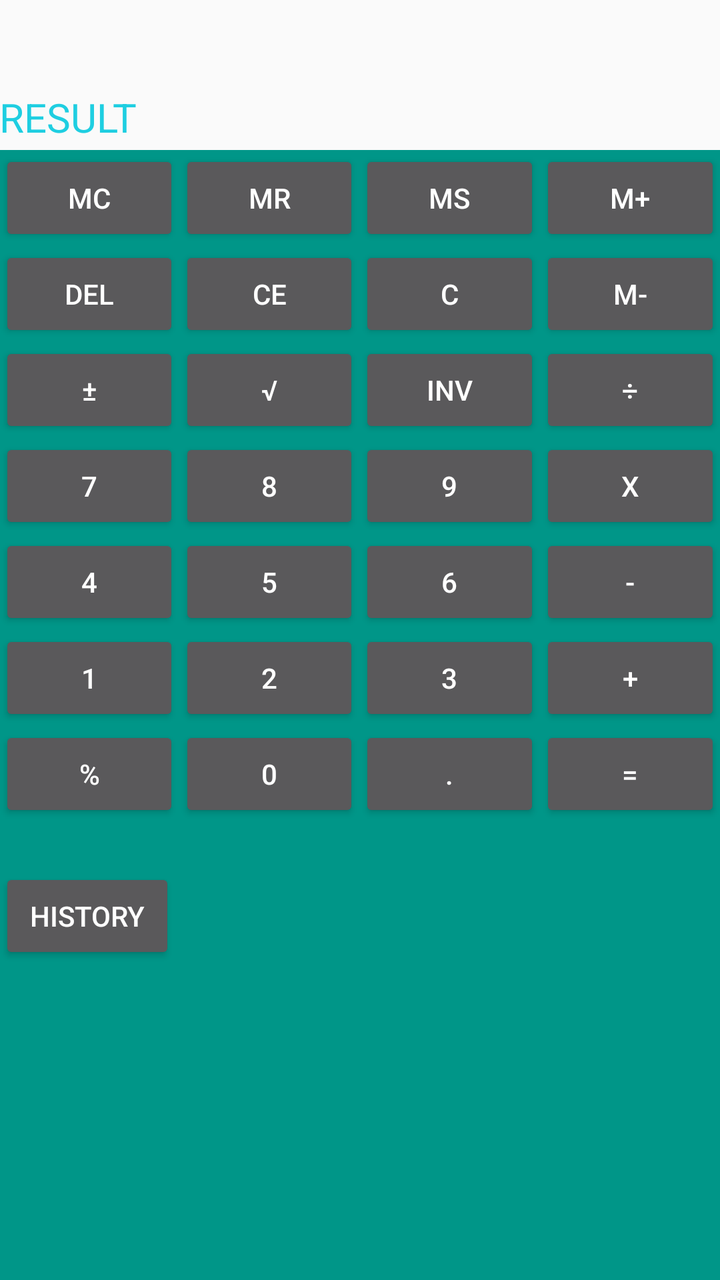
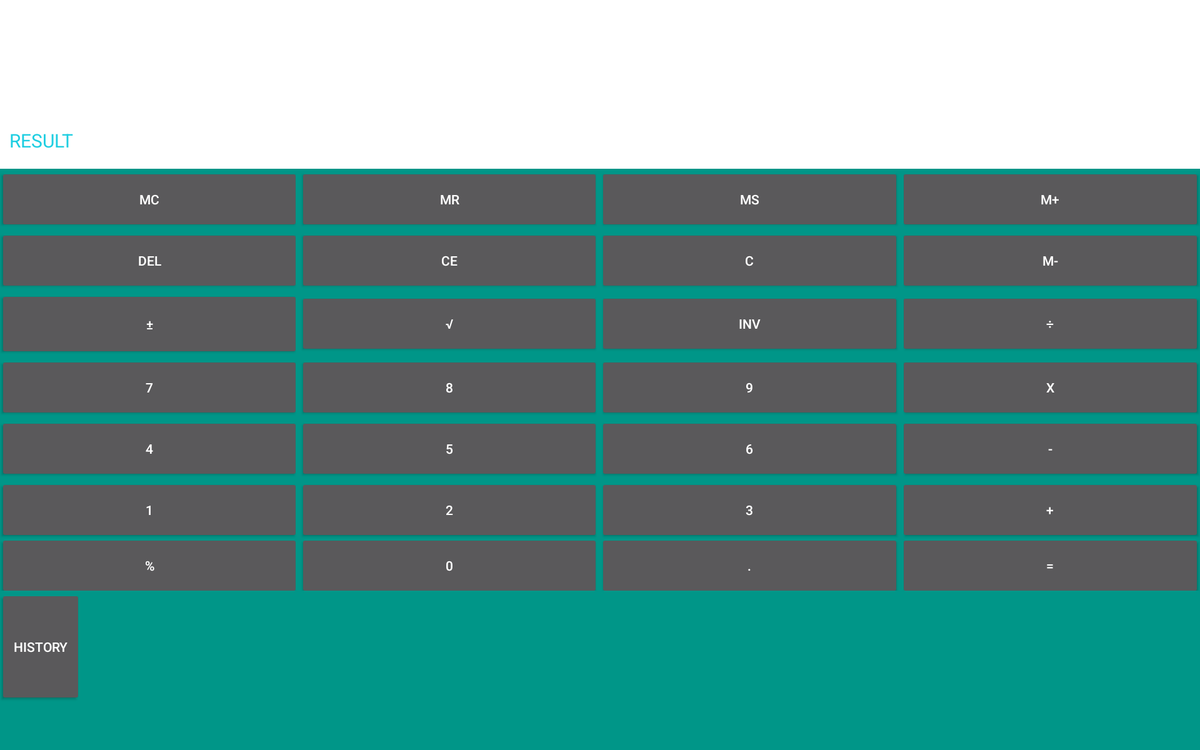

First picture: res/layout/ on a phone held upright. Second picture: the repository's own variant of that layout, on a device whose configuration matches the variant's folder. Source for both follows.
<!-- AndroidManifest.xml: activity theme AppTheme -->
<!-- res/layout/activity_main.xml -->
<RelativeLayout xmlns:android="http://schemas.android.com/apk/res/android"
    xmlns:tools="http://schemas.android.com/tools"
    android:layout_width="match_parent"
    android:layout_height="fill_parent"
    android:paddingLeft="@dimen/activity_horizontal_margin"
    android:paddingRight="@dimen/activity_horizontal_margin"
    android:paddingTop="@dimen/activity_vertical_margin"
    android:paddingBottom="@dimen/activity_vertical_margin"
    tools:context=".MainActivity"

    android:background="#fafafa">

    <TextView
        android:id="@+id/txtMemory"
        android:layout_width="fill_parent"
        android:layout_height="20dp"
        android:textSize="15sp"
        android:textColor="#4CAF50"
        android:gravity="left"
        android:layout_alignParentTop="true"
        android:layout_alignParentLeft="true"
        android:layout_alignParentStart="true" />

    <TextView
        android:layout_width="match_parent"
        android:layout_height="25dp"
        android:inputType="textMultiLine"
        android:ems="10"
        android:id="@+id/txtStack"
        android:editable="false"
        android:gravity="bottom|right"
        android:layout_below="@+id/txtMemory"
        android:layout_alignParentLeft="true"
        android:textSize="20sp"

        android:textColor="#1ecee1"
        android:nestedScrollingEnabled="true"
        android:scrollIndicators="left|right"
        android:maxLength="999" />

    <TextView
        android:layout_width="match_parent"
        android:layout_height="30dp"
        android:id="@+id/txtInput"
        android:gravity="bottom|right"
        android:inputType="none"
        android:layout_toRightOf="@+id/editText"
        android:layout_toEndOf="@+id/editText"
        android:layout_below="@+id/txtStack"
        android:textSize="20sp"
        android:textColor="#1ecee1"
        android:singleLine="true"
        android:maxLength="20" />

    <RelativeLayout
        android:layout_width="match_parent"
        android:layout_height="match_parent"
        android:layout_below="@+id/txtInput"
        android:background="#009688">

    </RelativeLayout>

    <TableLayout
        android:layout_width="fill_parent"
        android:layout_height="wrap_content"
        android:gravity="center"
        android:background="#009688"
        android:id="@+id/tableLayout2"
        android:layout_below="@+id/txtInput"
        android:layout_alignParentLeft="true"
        android:layout_alignParentStart="true">

        <TableRow
            android:layout_width="match_parent"
            android:layout_height="match_parent"
            android:gravity="center">

            <Button
                android:layout_width="match_parent"
                android:layout_height="wrap_content"
                android:text="@string/buttonMC_text"
                android:id="@+id/buttonMC"
                android:layout_column="1"
                android:textAlignment="center"
                android:layout_weight="1" />

            <Button
                android:layout_width="match_parent"
                android:layout_height="wrap_content"
                android:text="@string/buttonMR_text"
                android:id="@+id/buttonMR"
                android:layout_column="2"
                android:textAlignment="center"
                android:layout_weight="1" />

            <Button
                android:layout_width="match_parent"
                android:layout_height="wrap_content"
                android:text="@string/buttonMS_text"
                android:id="@+id/buttonMS"
                android:layout_column="4"
                android:textAlignment="center"
                android:layout_weight="1" />

            <Button
                android:layout_width="match_parent"
                android:layout_height="wrap_content"
                android:text="@string/buttonMPlus_text"
                android:id="@+id/buttonMPLUS"
                android:layout_column="6"
                android:textAlignment="center"
                android:layout_weight="1" />
        </TableRow>

        <TableRow
            android:layout_width="match_parent"
            android:layout_height="match_parent"
            android:gravity="center">

            <Button
                android:layout_width="match_parent"
                android:layout_height="wrap_content"
                android:text="@string/buttonDEL_text"
                android:id="@+id/buttonDel"
                android:layout_column="1"
                android:textAlignment="center"
                android:layout_weight="1" />

            <Button
                android:layout_width="match_parent"
                android:layout_height="wrap_content"
                android:text="@string/buttonCE_text"
                android:id="@+id/buttonCE"
                android:layout_column="2"
                android:textAlignment="center"
                android:layout_weight="1" />

            <Button
                android:layout_width="match_parent"
                android:layout_height="wrap_content"
                android:text="@string/buttonC_text"
                android:id="@+id/buttonC"
                android:layout_column="4"
                android:textAlignment="center"
                android:layout_weight="1" />

            <Button
                android:layout_width="match_parent"
                android:layout_height="wrap_content"
                android:text="@string/buttonMMinus_text"
                android:id="@+id/buttonMMinus"
                android:layout_column="6"
                android:textAlignment="center"
                android:layout_weight="1" />
        </TableRow>

        <TableRow
            android:layout_width="match_parent"
            android:layout_height="match_parent"
            android:gravity="center">

            <Button
                android:layout_width="match_parent"
                android:layout_height="wrap_content"
                android:text="@string/buttonPosNeg_text"
                android:id="@+id/buttonPosNeg"
                android:layout_column="1"
                android:textAlignment="center"
                android:layout_weight="1"
                android:clickable="false" />

            <Button
                android:layout_width="match_parent"
                android:layout_height="wrap_content"
                android:text="@string/buttonRoot_text"
                android:id="@+id/buttonRoot"
                android:layout_column="2"
                android:textAlignment="center"
                android:layout_weight="1" />

            <Button
                android:layout_width="match_parent"
                android:layout_height="wrap_content"
                android:text="@string/buttonInverse_text"
                android:id="@+id/buttonInv"
                android:layout_column="4"
                android:textAlignment="center"
                android:layout_weight="1" />

            <Button
                android:layout_width="match_parent"
                android:layout_height="wrap_content"
                android:text="@string/buttonDivi_text"
                android:id="@+id/buttonDivi"
                android:layout_column="6"
                android:textAlignment="center"
                android:layout_weight="1" />
        </TableRow>

        <TableRow
            android:layout_width="match_parent"
            android:layout_height="match_parent"
            android:gravity="center">

            <Button
                android:layout_width="match_parent"
                android:layout_height="wrap_content"
                android:text="@string/button7_text"
                android:id="@+id/button7"
                android:layout_column="1"
                android:textAlignment="center"
                android:layout_weight="1" />

            <Button
                android:layout_width="match_parent"
                android:layout_height="wrap_content"
                android:text="@string/button8_text"
                android:id="@+id/button8"
                android:layout_column="2"
                android:textAlignment="center"
                android:layout_weight="1" />

            <Button
                android:layout_width="match_parent"
                android:layout_height="wrap_content"
                android:text="@string/button9_text"
                android:id="@+id/button9"
                android:layout_column="4"
                android:textAlignment="center"
                android:layout_weight="1" />

            <Button
                android:layout_width="match_parent"
                android:layout_height="wrap_content"
                android:text="@string/buttonMulti_text"
                android:id="@+id/buttonMulti"
                android:layout_column="6"
                android:textAlignment="center"
                android:layout_weight="1" />
        </TableRow>

        <TableRow
            android:layout_width="match_parent"
            android:layout_height="match_parent"
            android:layout_gravity="center"
            android:gravity="center">

            <Button
                android:layout_width="match_parent"
                android:layout_height="wrap_content"
                android:text="@string/button4_text"
                android:id="@+id/button4"
                android:layout_column="1"
                android:textAlignment="center"
                android:layout_weight="1" />

            <Button
                android:layout_width="match_parent"
                android:layout_height="wrap_content"
                android:text="@string/button5_text"
                android:id="@+id/button5"
                android:layout_column="2"
                android:textAlignment="center"
                android:clickable="false"
                android:layout_weight="1" />

            <Button
                android:layout_width="match_parent"
                android:layout_height="wrap_content"
                android:text="@string/button6_text"
                android:id="@+id/button6"
                android:layout_column="4"
                android:textAlignment="center"
                android:layout_weight="1" />

            <Button
                android:layout_width="match_parent"
                android:layout_height="wrap_content"
                android:text="@string/buttonMinus_text"
                android:id="@+id/buttonSub"
                android:layout_column="6"
                android:textAlignment="center"
                android:layout_weight="1" />
        </TableRow>

        <TableRow
            android:layout_width="match_parent"
            android:layout_height="match_parent"
            android:gravity="center">

            <Button
                android:layout_width="match_parent"
                android:layout_height="wrap_content"
                android:text="@string/button1_text"
                android:id="@+id/button1"
                android:layout_column="1"
                android:textAlignment="center"
                android:layout_weight="1" />

            <Button
                android:layout_width="match_parent"
                android:layout_height="wrap_content"
                android:text="@string/button2_text"
                android:id="@+id/button2"
                android:layout_column="2"
                android:textAlignment="center"
                android:layout_weight="1" />

            <Button
                android:layout_width="match_parent"
                android:layout_height="wrap_content"
                android:text="@string/button3_text"
                android:id="@+id/button3"
                android:layout_column="4"
                android:textAlignment="center"
                android:layout_weight="1" />

            <Button
                android:layout_width="match_parent"
                android:layout_height="wrap_content"
                android:text="@string/buttonPlus_text"
                android:id="@+id/buttonAdd"
                android:layout_column="6"
                android:textAlignment="center"
                android:layout_weight="1" />
        </TableRow>

        <TableRow
            android:layout_width="match_parent"
            android:layout_height="match_parent"
            android:gravity="center">

            <Button
                android:layout_width="match_parent"
                android:layout_height="wrap_content"
                android:text="@string/buttonPercentage"
                android:id="@+id/buttonPercentage"
                android:layout_column="1"
                android:textAlignment="center"
                android:layout_weight="1" />

            <Button
                android:layout_width="match_parent"
                android:layout_height="wrap_content"
                android:text="@string/button0_text"
                android:id="@+id/button0"
                android:layout_column="2"
                android:textAlignment="center"
                android:layout_weight="1" />

            <Button
                android:layout_width="match_parent"
                android:layout_height="wrap_content"
                android:text="@string/buttonDot_text"
                android:id="@+id/buttonDot"
                android:layout_column="4"
                android:textAlignment="center"
                android:layout_weight="1" />

            <Button
                android:layout_width="match_parent"
                android:layout_height="wrap_content"
                android:text="@string/buttonEqual_text"
                android:id="@+id/buttonEqual"
                android:layout_column="6"
                android:textAlignment="center"
                android:layout_weight="1" />
        </TableRow>
    </TableLayout>

    <Button
        android:layout_width="wrap_content"
        android:layout_height="wrap_content"
        android:text="@string/history"
        android:id="@+id/buttonHistory"
        android:layout_below="@+id/tableLayout2"
        android:layout_alignParentLeft="true"
        android:layout_alignParentStart="true"
        android:layout_marginTop="23dp" />

    <TextView
        android:layout_width="match_parent"
        android:layout_height="wrap_content"
        android:id="@+id/editText"
        android:text="@string/RESULT"
        android:inputType="none"
        android:layout_below="@+id/txtStack"
        android:layout_alignParentLeft="true"
        android:layout_alignRight="@+id/buttonHistory"
        android:layout_alignEnd="@+id/buttonHistory"
        android:layout_alignBottom="@+id/txtInput"
        android:textSize="20sp"
        android:textColor="#1ecee1" />

</RelativeLayout>
<!-- resources referenced by this layout -->
<resources>
  <string name="RESULT">RESULT</string>
  <string name="button0_text">0</string>
  <string name="button1_text">1</string>
  <string name="button2_text">2</string>
  <string name="button3_text">3</string>
  <string name="button4_text">4</string>
  <string name="button5_text">5</string>
  <string name="button6_text">6</string>
  <string name="button7_text">7</string>
  <string name="button8_text">8</string>
  <string name="button9_text">9</string>
  <string name="buttonCE_text">CE</string>
  <string name="buttonC_text">C</string>
  <string name="buttonDEL_text">DEL</string>
  <string name="buttonDivi_text">÷</string>
  <string name="buttonDot_text">.</string>
  <string name="buttonEqual_text">=</string>
  <string name="buttonInverse_text">Inv</string>
  <string name="buttonMC_text">MC</string>
  <string name="buttonMMinus_text">M-</string>
  <string name="buttonMPlus_text">M+</string>
  <string name="buttonMR_text">MR</string>
  <string name="buttonMS_text">MS</string>
  <string name="buttonMinus_text">-</string>
  <string name="buttonMulti_text">X</string>
  <string name="buttonPercentage">%</string>
  <string name="buttonPlus_text">+</string>
  <string name="buttonPosNeg_text">±</string>
  <string name="buttonRoot_text">√</string>
  <string name="history">HISTORY</string>
  <!-- from res/values-v21/ -->
  <style name="AppTheme" parent="Theme.AppCompat">
          <item name="colorPrimary">@color/colorPrimary</item>
          <item name="colorPrimaryDark">@color/colorPrimaryDark</item>
          <item name="colorAccent">@color/colorAccent</item>
      </style>
      &gt;
</resources>
<!-- res/layout-xlarge/activity_main.xml (the author's variant of the layout above) -->
<!-- drawn on a large tablet held sideways -->
<RelativeLayout xmlns:android="http://schemas.android.com/apk/res/android"
    xmlns:tools="http://schemas.android.com/tools"
    android:layout_width="match_parent"
    android:layout_height="fill_parent"
    android:paddingLeft="@dimen/activity_horizontal_margin"
    android:paddingRight="@dimen/activity_horizontal_margin"
    android:paddingTop="@dimen/activity_vertical_margin"
    android:paddingBottom="@dimen/activity_vertical_margin"
    tools:context=".MainActivity"

    android:background="@android:color/background_light">

    <TextView
        android:id="@+id/txtMemory"
        android:layout_width="fill_parent"
        android:layout_height="60dp"
        android:textSize="15sp"
        android:textColor="#4CAF50"
        android:gravity="left"
        android:layout_alignParentTop="true"
        android:layout_alignLeft="@+id/txtInput"
        android:layout_alignStart="@+id/txtInput" />

    <TextView
        android:layout_width="match_parent"
        android:layout_height="60dp"
        android:inputType="textMultiLine"
        android:ems="10"
        android:id="@+id/txtStack"
        android:editable="false"
        android:gravity="bottom|right"
        android:layout_below="@+id/txtMemory"
        android:textSize="20sp"
        android:textColor="#1ecee1"
        android:layout_alignLeft="@+id/txtMemory"
        android:layout_alignStart="@+id/txtMemory"
        android:singleLine="true" />

    <TextView
        android:layout_width="match_parent"
        android:layout_height="60dp"
        android:id="@+id/txtInput"
        android:gravity="bottom|right"
        android:inputType="none"
        android:layout_toRightOf="@+id/editText"
        android:layout_toEndOf="@+id/editText"
        android:layout_below="@+id/txtStack"
        android:textSize="20sp"
        android:textColor="#1ecee1"
        android:singleLine="true"
        android:maxLength="20" />

    <RelativeLayout
        android:layout_width="match_parent"
        android:layout_height="match_parent"
        android:layout_below="@+id/txtInput"
        android:background="#009688"></RelativeLayout>

    <TableLayout
        android:layout_width="fill_parent"
        android:layout_height="450dp"
        android:gravity="center"
        android:background="#009688"
        android:id="@+id/tableLayout2"
        android:layout_alignParentLeft="true"
        android:layout_alignParentStart="true"
        android:layout_below="@+id/txtInput">

        <TableRow
            android:layout_width="match_parent"
            android:layout_height="match_parent"
            android:gravity="center">

            <Button
                android:layout_width="match_parent"
                android:layout_height="65dp"
                android:text="@string/buttonMC_text"
                android:id="@+id/buttonMC"
                android:layout_column="1"
                android:textAlignment="center"
                android:layout_weight="1" />

            <Button
                android:layout_width="match_parent"
                android:layout_height="65dp"
                android:text="@string/buttonMR_text"
                android:id="@+id/buttonMR"
                android:layout_column="2"
                android:textAlignment="center"
                android:layout_weight="1" />

            <Button
                android:layout_width="match_parent"
                android:layout_height="65dp"
                android:text="@string/buttonMS_text"
                android:id="@+id/buttonMS"
                android:layout_column="4"
                android:textAlignment="center"
                android:layout_weight="1" />

            <Button
                android:layout_width="match_parent"
                android:layout_height="65dp"
                android:text="@string/buttonMPlus_text"
                android:id="@+id/buttonMPLUS"
                android:layout_column="6"
                android:textAlignment="center"
                android:layout_weight="1" />
        </TableRow>

        <TableRow
            android:layout_width="match_parent"
            android:layout_height="match_parent"
            android:gravity="center">

            <Button
                android:layout_width="match_parent"
                android:layout_height="65dp"
                android:text="@string/buttonDEL_text"
                android:id="@+id/buttonDel"
                android:layout_column="1"
                android:textAlignment="center"
                android:layout_weight="1" />

            <Button
                android:layout_width="match_parent"
                android:layout_height="65dp"
                android:text="@string/buttonCE_text"
                android:id="@+id/buttonCE"
                android:layout_column="2"
                android:textAlignment="center"
                android:layout_weight="1" />

            <Button
                android:layout_width="match_parent"
                android:layout_height="65dp"
                android:text="@string/buttonC_text"
                android:id="@+id/buttonC"
                android:layout_column="4"
                android:textAlignment="center"
                android:layout_weight="1" />

            <Button
                android:layout_width="match_parent"
                android:layout_height="65dp"
                android:text="@string/buttonMMinus_text"
                android:id="@+id/buttonMMinus"
                android:layout_column="6"
                android:textAlignment="center"
                android:layout_weight="1" />
        </TableRow>

        <TableRow
            android:layout_width="match_parent"
            android:layout_height="match_parent"
            android:gravity="center">

            <Button
                android:layout_width="match_parent"
                android:layout_height="70dp"
                android:text="@string/buttonPosNeg_text"
                android:id="@+id/buttonPosNeg"
                android:layout_column="1"
                android:textAlignment="center"
                android:layout_weight="1"
                android:clickable="false" />

            <Button
                android:layout_width="match_parent"
                android:layout_height="65dp"
                android:text="@string/buttonRoot_text"
                android:id="@+id/buttonRoot"
                android:layout_column="2"
                android:textAlignment="center"
                android:layout_weight="1" />

            <Button
                android:layout_width="match_parent"
                android:layout_height="65dp"
                android:text="@string/buttonInverse_text"
                android:id="@+id/buttonInv"
                android:layout_column="4"
                android:textAlignment="center"
                android:layout_weight="1" />

            <Button
                android:layout_width="match_parent"
                android:layout_height="65dp"
                android:text="@string/buttonDivi_text"
                android:id="@+id/buttonDivi"
                android:layout_column="6"
                android:textAlignment="center"
                android:layout_weight="1" />
        </TableRow>

        <TableRow
            android:layout_width="match_parent"
            android:layout_height="match_parent"
            android:gravity="center">

            <Button
                android:layout_width="match_parent"
                android:layout_height="65dp"
                android:text="@string/button7_text"
                android:id="@+id/button7"
                android:layout_column="1"
                android:textAlignment="center"
                android:layout_weight="1" />

            <Button
                android:layout_width="match_parent"
                android:layout_height="65dp"
                android:text="@string/button8_text"
                android:id="@+id/button8"
                android:layout_column="2"
                android:textAlignment="center"
                android:layout_weight="1" />

            <Button
                android:layout_width="match_parent"
                android:layout_height="65dp"
                android:text="@string/button9_text"
                android:id="@+id/button9"
                android:layout_column="4"
                android:textAlignment="center"
                android:layout_weight="1" />

            <Button
                android:layout_width="match_parent"
                android:layout_height="65dp"
                android:text="@string/buttonMulti_text"
                android:id="@+id/buttonMulti"
                android:layout_column="6"
                android:textAlignment="center"
                android:layout_weight="1" />
        </TableRow>

        <TableRow
            android:layout_width="match_parent"
            android:layout_height="match_parent"
            android:layout_gravity="center"
            android:gravity="center">

            <Button
                android:layout_width="match_parent"
                android:layout_height="65dp"
                android:text="@string/button4_text"
                android:id="@+id/button4"
                android:layout_column="1"
                android:textAlignment="center"
                android:layout_weight="1" />

            <Button
                android:layout_width="match_parent"
                android:layout_height="65dp"
                android:text="@string/button5_text"
                android:id="@+id/button5"
                android:layout_column="2"
                android:textAlignment="center"
                android:clickable="false"
                android:layout_weight="1" />

            <Button
                android:layout_width="match_parent"
                android:layout_height="65dp"
                android:text="@string/button6_text"
                android:id="@+id/button6"
                android:layout_column="4"
                android:textAlignment="center"
                android:layout_weight="1" />

            <Button
                android:layout_width="match_parent"
                android:layout_height="65dp"
                android:text="@string/buttonMinus_text"
                android:id="@+id/buttonSub"
                android:layout_column="6"
                android:textAlignment="center"
                android:layout_weight="1" />
        </TableRow>

        <TableRow
            android:layout_width="match_parent"
            android:layout_height="match_parent"
            android:gravity="center">

            <Button
                android:layout_width="match_parent"
                android:layout_height="65dp"
                android:text="@string/button1_text"
                android:id="@+id/button1"
                android:layout_column="1"
                android:textAlignment="center"
                android:layout_weight="1" />

            <Button
                android:layout_width="match_parent"
                android:layout_height="65dp"
                android:text="@string/button2_text"
                android:id="@+id/button2"
                android:layout_column="2"
                android:textAlignment="center"
                android:layout_weight="1" />

            <Button
                android:layout_width="match_parent"
                android:layout_height="65dp"
                android:text="@string/button3_text"
                android:id="@+id/button3"
                android:layout_column="4"
                android:textAlignment="center"
                android:layout_weight="1" />

            <Button
                android:layout_width="match_parent"
                android:layout_height="65dp"
                android:text="@string/buttonPlus_text"
                android:id="@+id/buttonAdd"
                android:layout_column="6"
                android:textAlignment="center"
                android:layout_weight="1" />
        </TableRow>

        <TableRow
            android:layout_width="match_parent"
            android:layout_height="match_parent"
            android:gravity="center">

            <Button
                android:layout_width="match_parent"
                android:layout_height="65dp"
                android:text="@string/buttonPercentage"
                android:id="@+id/buttonPercentage"
                android:layout_column="1"
                android:textAlignment="center"
                android:layout_weight="1" />

            <Button
                android:layout_width="match_parent"
                android:layout_height="65dp"
                android:text="@string/button0_text"
                android:id="@+id/button0"
                android:layout_column="2"
                android:textAlignment="center"
                android:layout_weight="1" />

            <Button
                android:layout_width="match_parent"
                android:layout_height="65dp"
                android:text="@string/buttonDot_text"
                android:id="@+id/buttonDot"
                android:layout_column="4"
                android:textAlignment="center"
                android:layout_weight="1" />

            <Button
                android:layout_width="match_parent"
                android:layout_height="65dp"
                android:text="@string/buttonEqual_text"
                android:id="@+id/buttonEqual"
                android:layout_column="6"
                android:textAlignment="center"
                android:layout_weight="1" />
        </TableRow>
    </TableLayout>

    <Button
        android:layout_width="wrap_content"
        android:layout_height="120dp"
        android:text="@string/history"
        android:id="@+id/buttonHistory"
        android:layout_alignParentLeft="true"
        android:layout_alignParentStart="true"
        android:layout_below="@+id/tableLayout2" />

    <TextView
        android:layout_width="match_parent"
        android:layout_height="100dp"
        android:id="@+id/editText"
        android:text="@string/RESULT"
        android:inputType="none"
        android:layout_below="@+id/txtStack"
        android:layout_alignParentLeft="true"
        android:layout_alignRight="@+id/buttonHistory"
        android:layout_alignEnd="@+id/buttonHistory"
        android:layout_alignBottom="@+id/txtInput"
        android:textSize="20sp"
        android:textColor="#1ecee1"
        android:gravity="center" />

</RelativeLayout>
